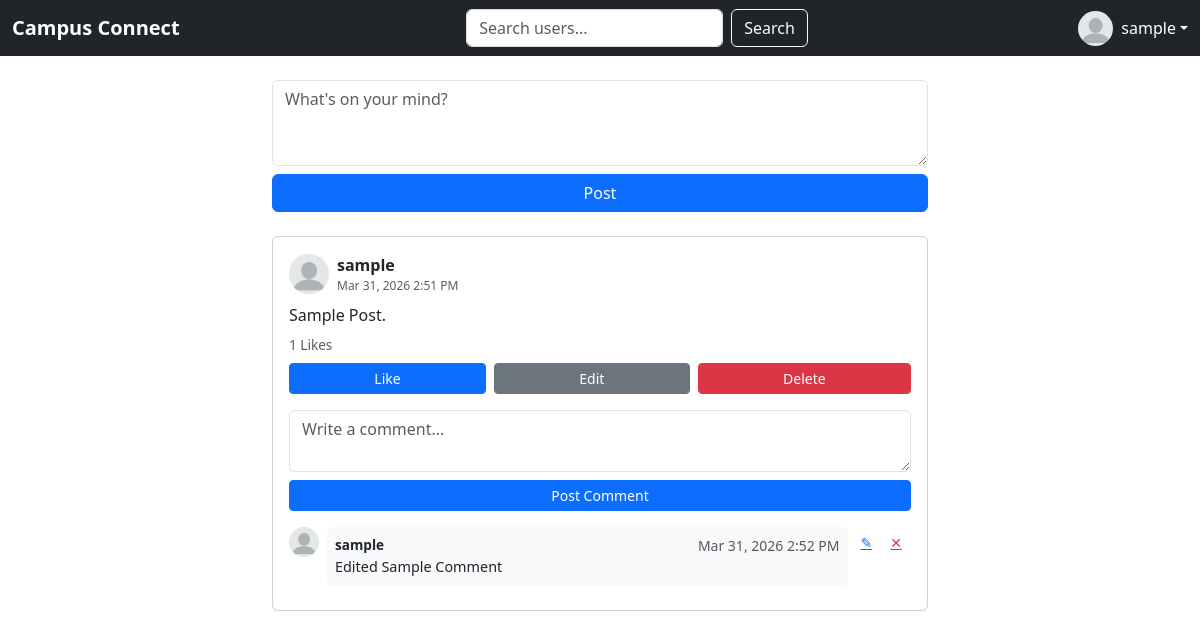
Page /?route=feed (signed in) on the earlier database version.
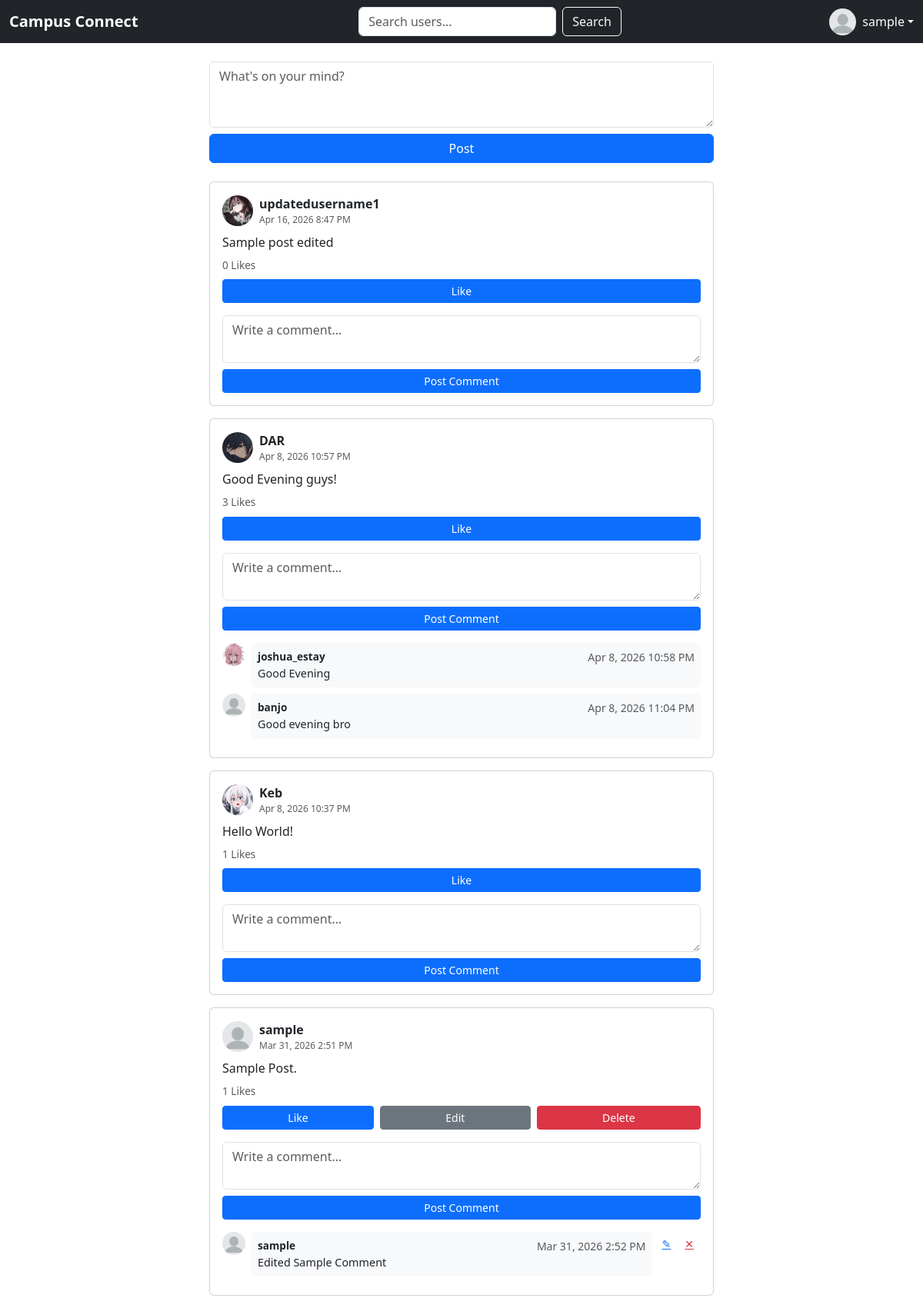
Same page on the later database version.
### tables this page shows
CREATE TABLE `posts` (
  `id` int(11) NOT NULL,
  `user_id` int(11) NOT NULL,
  `content` text NOT NULL,
  `image` varchar(255) DEFAULT NULL,
  `created_at` timestamp NOT NULL DEFAULT current_timestamp()
);

CREATE TABLE `users` (
  `id` int(11) NOT NULL,
  `username` varchar(255) NOT NULL,
  `full_name` varchar(255) DEFAULT NULL,
  `password` varchar(255) NOT NULL,
  `bio` varchar(255) DEFAULT NULL,
  `profile_image` varchar(255) DEFAULT 'default.png',
  `created_at` timestamp NOT NULL DEFAULT current_timestamp()
);

CREATE TABLE `comments` (
  `id` int(11) NOT NULL,
  `post_id` int(11) NOT NULL,
  `user_id` int(11) NOT NULL,
  `content` varchar(255) NOT NULL,
  `created_at` timestamp NOT NULL DEFAULT current_timestamp()
);

### app/controllers/FeedController.php (called while the page is built, shortened)
<?php
require_once __DIR__ . '/../models/PostModel.php';
require_once __DIR__ . '/../models/UserModel.php';
class FeedController
{
    private $postModel;
    public function __construct()
    {
        global $conn;
        $this->postModel = new PostModel($conn);
    }
    public function feed()
    {
        $posts = $this->postModel->getAllPosts();
        foreach ($posts as &$post) {
            $post['comments'] = $this->postModel->getCommentsByPost($post['id']);
        }
        include __DIR__ . '/../views/feed.php';
    }
}

### app/models/PostModel.php (called while the page is built, shortened)
<?php
class PostModel
{
    private $conn;
    public function __construct($db)
    {
        $this->conn = $db;
    }
    public function getAllPosts()
    {
        $sql = "SELECT DISTINCT posts.id, posts.content, posts.user_id, posts.created_at,
            users.username, users.profile_image,
            (SELECT COUNT(*) FROM likes WHERE likes.post_id = posts.id) AS likes
            FROM posts
            JOIN users ON posts.user_id = users.id
            ORDER BY posts.created_at DESC";
        $result = $this->conn->query($sql);
        $posts = [];
        while ($row = $result->fetch_assoc()) {
            $posts[] = $row;
        }
        return $posts;
    }
    public function getCommentsByPost($postId)
    {
        $stmt = $this->conn->prepare("
            SELECT comments.*, users.username, users.profile_image
            FROM comments
            JOIN users ON comments.user_id = users.id
            WHERE comments.post_id = ?
            ORDER BY comments.created_at ASC
        ");
        $stmt->bind_param("i", $postId);
        $stmt->execute();
        return $stmt->get_result()->fetch_all(MYSQLI_ASSOC);
    }
}

### app/views/feed.php (the view, shortened to what this page needs)
<!DOCTYPE html>
<html lang="en">
<head>
    <link href="https://cdn.jsdelivr.net/npm/bootstrap@5.3.8/dist/css/bootstrap.min.css" rel="stylesheet">
</head>
<body>
    <?php
    include __DIR__ . '/partials/navbar.php';
    ?>
    <div class="container mt-4" style="max-width:680px;">
        <form method="POST" action="?route=create_post" class="mb-4">
            <textarea name="content" class="form-control mb-2" rows="3" placeholder="What's on your mind?"
                required></textarea>
            <button class="btn btn-primary w-100">Post</button>
        </form>
        <?php foreach ($posts as $post): ?>
            <div class="card mb-3">
                <div class="card-body">
                    <div class="d-flex align-items-center mb-2">
                        <a href="?route=user&user_id=<?= $post['user_id'] ?>">
                            <img src="<?= UPLOADS_URL ?>/<?= htmlspecialchars($post['profile_image'] ?? 'default.png') ?>"
                                alt="Profile" class="rounded-circle me-2" width="40" height="40" style="object-fit:cover;">
                        </a>
                        <div class="flex-grow-1">
                            <a href="?route=user&user_id=<?= $post['user_id'] ?>"
                                class="text-decoration-none text-dark fw-semibold">
                                <?= htmlspecialchars($post['username']) ?>
                            </a>
                            <div class="text-muted" style="font-size:0.75rem;">
                                <?= $post['created_at'] ? date('M j, Y g:i A', strtotime($post['created_at'])) : 'Just now' ?>
                            </div>
                        </div>
                    </div>
                    <p class="mb-2"><?= htmlspecialchars($post['content']) ?></p>
                    <p class="text-muted mb-2" style="font-size:0.85rem;"><?= $post['likes'] ?? 0 ?> Likes</p>
                    <div class="d-flex mb-3 gap-2">
                        <a href="?route=like&post_id=<?= $post['id'] ?>" class="btn btn-primary btn-sm flex-fill">Like</a>
                        <?php if ($post['user_id'] == $_SESSION['user_id']): ?>
                            <a href="?route=edit_post&post_id=<?= $post['id'] ?>"
                                class="btn btn-secondary btn-sm flex-fill">Edit</a>
                            <a href="?route=delete_post&post_id=<?= $post['id'] ?>" class="btn btn-danger btn-sm flex-fill"
                                onclick="return confirm('Delete this post?')">Delete</a>
                        <?php endif; ?>
                    </div>
                    <form method="POST" action="?route=add_comment&post_id=<?= $post['id'] ?>">
                        <textarea name="comment" class="form-control mb-2" rows="2"
                            placeholder="Write a comment..."></textarea>
                        <button class="btn btn-primary btn-sm w-100">Post Comment</button>
                    </form>
                    <?php if (!empty($post['comments'])): ?>
                        <div class="mt-3">
                            <?php foreach ($post['comments'] as $comment): ?>
                                <div class="d-flex mb-2 align-items-start">
                                    <img src="<?= UPLOADS_URL ?>/<?= htmlspecialchars($comment['profile_image'] ?? 'default.png') ?>"
                                        class="rounded-circle me-2 flex-shrink-0" width="30" height="30" style="object-fit:cover;">
                                    <div class="bg-light p-2 rounded flex-grow-1">
                                        <div class="d-flex justify-content-between flex-wrap">
                                            <strong
                                                style="font-size:0.85rem;"><?= htmlspecialchars($comment['username']) ?></strong>
                                            <small
                                                class="text-muted"><?= $comment['created_at'] ? date('M j, Y g:i A', strtotime($comment['created_at'])) : 'Just now' ?></small>
                                        </div>
                                        <div style="font-size:0.9rem;"><?= htmlspecialchars($comment['content']) ?></div>
                                    </div>
                                    <?php if ($comment['user_id'] == $_SESSION['user_id']): ?>
                                        <a href="?route=edit_comment&comment_id=<?= $comment['id'] ?>"
                                            class="btn btn-sm btn-link text-primary ms-1">✎</a>
                                        <a href="?route=delete_comment&comment_id=<?= $comment['id'] ?>"
                                            class="btn btn-sm btn-link text-danger"
                                            onclick="return confirm('Delete this comment?')">✕</a>
                                    <?php endif; ?>
                                </div>
                            <?php endforeach; ?>
                        </div>
                    <?php endif; ?>
                </div>
            </div>
        <?php endforeach; ?>
    </div>
</body>
</html>

### public/index.php (shortened to what this page needs)
<?php
require_once __DIR__ . '/../app/models/UserModel.php';
require_once __DIR__ . '/../app/controllers/FeedController.php';
$route = $_GET['route'] ?? '';
$feed = new FeedController();
switch ($route) {
    case 'feed':
        $feed->feed();
        break;
}

### app/views/partials/navbar.php (shortened to what this page needs)
<nav class="navbar navbar-expand-md navbar-dark bg-dark">
    <div class="container-fluid">
        <a href="?route=feed" class="navbar-brand fw-bold">Campus Connect</a>
        <div class="collapse navbar-collapse" id="navbarContent">
            <?php if (isset($_SESSION['user_id'])): ?>
                <form class="d-flex mx-auto my-2 my-md-0" method="GET" action="">
                    <input class="form-control me-2" type="search" name="q"
                        placeholder="Search users..."
                        value="<?= htmlspecialchars($_GET['q'] ?? '') ?>">
                    <button class="btn btn-outline-light" type="submit">Search</button>
                </form>
                <div class="dropdown">
                    <a class="d-flex align-items-center text-white text-decoration-none dropdown-toggle"
                        href="#" role="button" data-bs-toggle="dropdown">
                        <img src="<?= UPLOADS_URL ?>/<?= htmlspecialchars($_SESSION['profile_image'] ?? 'default.png') ?>"
                            alt="Profile" class="rounded-circle me-2" width="35" height="35" style="object-fit:cover;">
                        <span><?= htmlspecialchars($_SESSION['username'] ?? 'User') ?></span>
                    </a>
                </div>
            <?php endif; ?>
        </div>
    </div>
</nav>

Differences in the rows shown:
added posts: user.profile_image (picture), user.username "updatedusername1", created_at "Apr 16, 2026 8:47 PM", content "Sample post edited", likes "0"
added posts: user.profile_image (picture), user.username "DAR", created_at "Apr 8, 2026 10:57 PM", content "Good Evening guys!", likes "3"
added comments: user.profile_image (picture), user.username "joshua_estay", created_at "Apr 8, 2026 10:58 PM", content "Good Evening", shown under "DAR"
added comments: user.profile_image (placeholder picture), user.username "banjo", created_at "Apr 8, 2026 11:04 PM", content "Good evening bro", shown under "DAR"
added posts: user.profile_image (picture), user.username "Keb", created_at "Apr 8, 2026 10:37 PM", content "Hello World!", likes "1"
